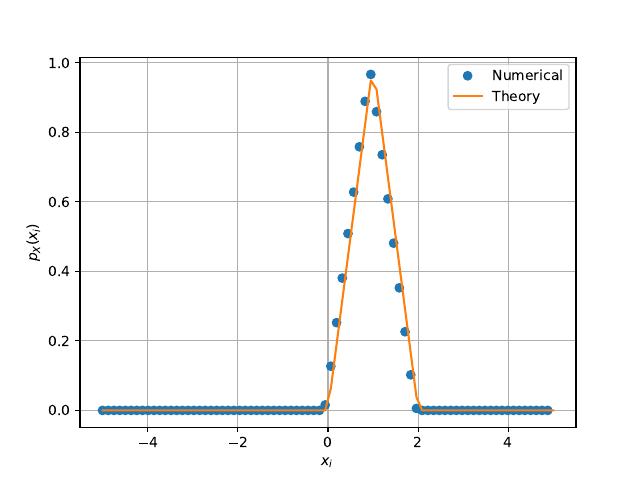

Reproduce this figure in Python.
import numpy as np
import mpmath as mp
import scipy 
import matplotlib.pyplot as plt

maxrange=80
maxlim=5.0
x = np.linspace(-maxlim,maxlim,maxrange)#points on the x axis
simlen = int(1e6) #number of samples
err = [] #declaring probability list
pdf = [] #declaring pdf list
h = 2*maxlim/(maxrange-1)

randvar = np.loadtxt('../4.1/T.dat',dtype='double')

for i in range(0,maxrange):
	err_ind = np.nonzero(randvar < x[i]) #checking probability condition
	err_n = np.size(err_ind) #computing the probability
	err.append(err_n/simlen) #storing the probability values in a list

	
for i in range(0,maxrange-1):
	test = (err[i+1]-err[i])/(x[i+1]-x[i])
	pdf.append(test) #storing the pdf values in a list

def T_pdf(y):
    if(y<0):
        return 0.00
    if(0<=y<=1):
        return y
    if(1<y<=2):
        return 2-y
    if(y>2):
        return 0
      

vec_T_pdf = scipy.vectorize(T_pdf)

plt.plot(x[0:(maxrange-1)].T,pdf,'o')
plt.plot(x,vec_T_pdf(x))
plt.grid() #creating the grid
plt.xlabel('$x_i$')
plt.ylabel('$p_X(x_i)$')
plt.legend(["Numerical","Theory"])
#plt.savefig("4.3/T_pdf.pdf")
plt.show()